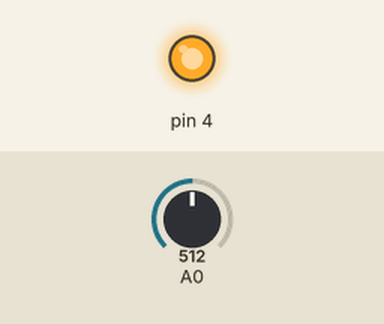
Simulated run of this sketch. Board: Arduino Uno, built with avr-gcc and run on an emulated ATmega328P. Shown: output pins drawn as LEDs (lit = HIGH). The inputs (shaded band) are chosen by the test bench; at power-on: A0 = 512. What the sketch prints to the serial monitor is not drawn.

Above: at 0.1 s.
Timing chart, 0 to 1.6 s (numbered marks = the images above):
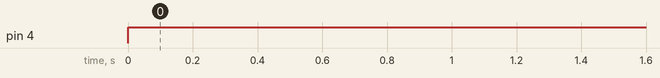

Measured:
- by itself, pin 4: LOW → HIGH at 0.00 s

The sketch:

PHOTOCALIBRATE.ino
```cpp
void setup(){
  pinMode(4, OUTPUT);
  Serial.begin(9600);
}
  void loop(){
  digitalWrite(4, HIGH);
  Serial.println(analogRead(0));
}
```
